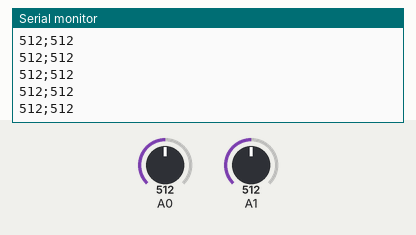
This sketch was run on a simulated Arduino Uno, built with avr-gcc and run on an emulated ATmega328P. Shown: the last lines printed to the serial monitor. The test bench sets the inputs (shaded band); at power-on: A0 = 512, A1 = 512.

Above: at 1.2 s.
1.3 s: A0 set to 988
At 2.0 s:
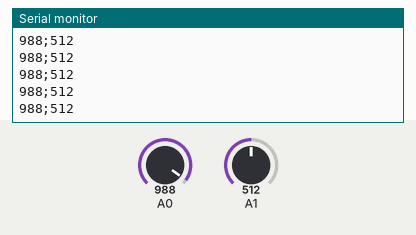
2.8 s: A0 set to 1012
At 3.8 s:
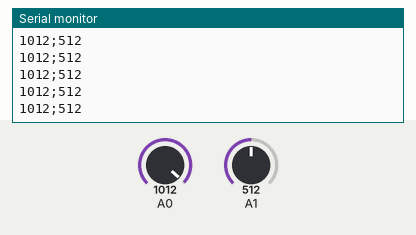
Timing chart, 0 to 5.8 s (numbered marks = the images above; inputs shaded):
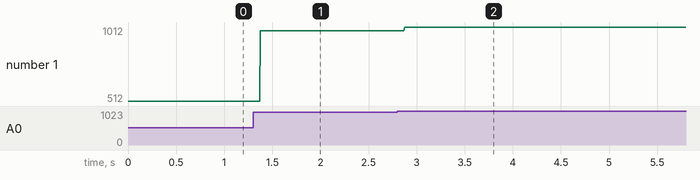

The sketch:

main.ino
```cpp
void setup() {
  Serial.begin(9600);
}

void loop() {
  int value1 = analogRead(A0);
  int value2 = analogRead(A1);

  Serial.print(value1);
  Serial.print(";");
  Serial.println(value2);
}
```

Measured:
- after the input at 1.3 s, the serial monitor: prints a new line after 0.08 s (image 1)
- after the input at 2.8 s, the serial monitor: prints a new line after 0.07 s (image 2)
- plotted number 1: 512 → 988 after the input at 1.3 s, 988 → 1012 after the input at 2.8 s
